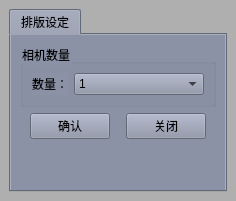
          <widget class="QStackedWidget" name="stackedWidget_13">
           <property name="sizePolicy">
            <sizepolicy hsizetype="Fixed" vsizetype="Preferred">
             <horstretch>0</horstretch>
             <verstretch>0</verstretch>
            </sizepolicy>
           </property>
           <property name="minimumSize">
            <size>
             <width>0</width>
             <height>0</height>
            </size>
           </property>
           <property name="maximumSize">
            <size>
             <width>16777215</width>
             <height>16777215</height>
            </size>
           </property>
           <property name="styleSheet">
            <string notr="true">background-color: rgb(175, 175, 175);</string>
           </property>
           <property name="currentIndex">
            <number>0</number>
           </property>
           <widget class="QWidget" name="stackedWidget_13Page1">
            <layout class="QGridLayout" name="gridLayout_8">
             <item row="0" column="0">
              <widget class="QTabWidget" name="tabWidget_2">
               <property name="styleSheet">
                <string notr="true">background-color: rgb(139, 146, 166);</string>
               </property>
               <property name="currentIndex">
                <number>0</number>
               </property>
               <widget class="QWidget" name="tab_2">
                <attribute name="title">
                 <string>排版设定</string>
                </attribute>
                <layout class="QGridLayout" name="gridLayout_17">
                 <item row="0" column="0">
                  <layout class="QVBoxLayout" name="verticalLayout">
                   <item>
                    <widget class="QGroupBox" name="groupBox">
                     <property name="title">
                      <string>相机数量</string>
                     </property>
                     <layout class="QFormLayout" name="formLayout">
                      <item row="0" column="0">
                       <widget class="QLabel" name="label_5">
                        <property name="text">
                         <string>数量：</string>
                        </property>
                       </widget>
                      </item>
                      <item row="0" column="1">
                       <widget class="QComboBox" name="comboBox">
                        <property name="currentText">
                         <string>9</string>
                        </property>
                        <item>
                         <property name="text">
                          <string>1</string>
                         </property>
                        </item>
                        <item>
                         <property name="text">
                          <string>2</string>
                         </property>
                        </item>
                        <item>
                         <property name="text">
                          <string>4</string>
                         </property>
                        </item>
                        <item>
                         <property name="text">
                          <string>9</string>
                         </property>
                        </item>
                       </widget>
                      </item>
                     </layout>
                    </widget>
                   </item>
                   <item>
                    <layout class="QHBoxLayout" name="horizontalLayout_3">
                     <item>
                      <spacer name="horizontalSpacer">
                       <property name="orientation">
                        <enum>Qt::Horizontal</enum>
                       </property>
                       <property name="sizeType">
                        <enum>QSizePolicy::Fixed</enum>
                       </property>
                       <property name="sizeHint" stdset="0">
                        <size>
                         <width>10</width>
                         <height>20</height>
                        </size>
                       </property>
                      </spacer>
                     </item>
                     <item>
                      <widget class="QPushButton" name="ptn_ok">
                       <property name="sizePolicy">
                        <sizepolicy hsizetype="Fixed" vsizetype="Fixed">
                         <horstretch>0</horstretch>
                         <verstretch>0</verstretch>
                        </sizepolicy>
                       </property>
                       <property name="text">
                        <string>确认</string>
                       </property>
                      </widget>
                     </item>
                     <item>
                      <spacer name="horizontalSpacer_2">
                       <property name="orientation">
                        <enum>Qt::Horizontal</enum>
                       </property>
                       <property name="sizeType">
                        <enum>QSizePolicy::Fixed</enum>
                       </property>
                       <property name="sizeHint" stdset="0">
                        <size>
                         <width>10</width>
                         <height>20</height>
                        </size>
                       </property>
                      </spacer>
                     </item>
                     <item>
                      <widget class="QPushButton" name="ptn_cancel">
                       <property name="sizePolicy">
                        <sizepolicy hsizetype="Fixed" vsizetype="Fixed">
                         <horstretch>0</horstretch>
                         <verstretch>0</verstretch>
                        </sizepolicy>
                       </property>
                       <property name="text">
                        <string>关闭</string>
                       </property>
                      </widget>
                     </item>
                     <item>
                      <spacer name="horizontalSpacer_3">
                       <property name="orientation">
                        <enum>Qt::Horizontal</enum>
                       </property>
                       <property name="sizeType">
                        <enum>QSizePolicy::Fixed</enum>
                       </property>
                       <property name="sizeHint" stdset="0">
                        <size>
                         <width>10</width>
                         <height>20</height>
                        </size>
                       </property>
                      </spacer>
                     </item>
                    </layout>
                   </item>
                   <item>
                    <spacer name="verticalSpacer">
                     <property name="orientation">
                      <enum>Qt::Vertical</enum>
                     </property>
                     <property name="sizeHint" stdset="0">
                      <size>
                       <width>20</width>
                       <height>40</height>
                      </size>
                     </property>
                    </spacer>
                   </item>
                  </layout>
                 </item>
                </layout>
               </widget>
              </widget>
             </item>
            </layout>
           </widget>
           <widget class="QWidget" name="page_4">
            <layout class="QGridLayout" name="gridLayout_14">
             <item row="0" column="0">
              <widget class="QTabWidget" name="tabWidget_3">
               <property name="styleSheet">
                <string notr="true">background-color: rgb(139, 146, 166);</string>
               </property>
               <property name="currentIndex">
                <number>0</number>
               </property>
               <widget class="QWidget" name="tab_5">
                <attribute name="title">
                 <string>参数设定</string>
                </attribute>
               </widget>
              </widget>
             </item>
            </layout>
           </widget>
          </widget>
